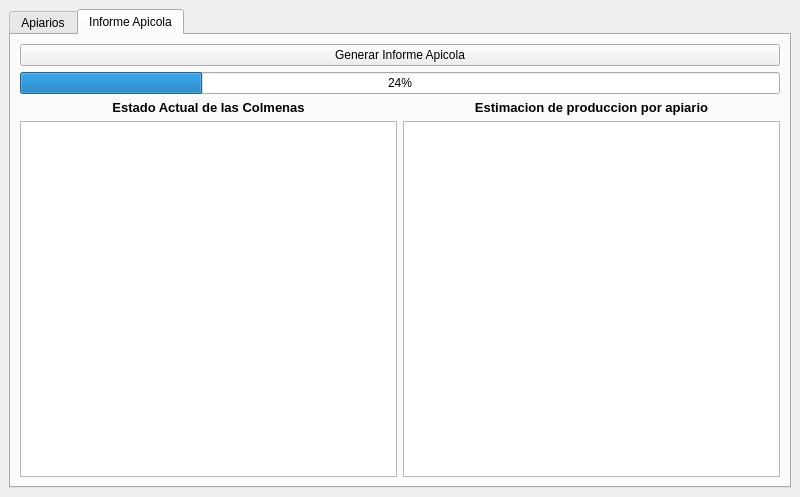
<?xml version="1.0" encoding="UTF-8"?>
<ui version="4.0">
 <class>MainWindow</class>
 <widget class="QMainWindow" name="MainWindow">
  <property name="geometry">
   <rect>
    <x>0</x>
    <y>0</y>
    <width>800</width>
    <height>497</height>
   </rect>
  </property>
  <property name="windowTitle">
   <string>MainWindow</string>
  </property>
  <widget class="QWidget" name="centralwidget">
   <layout class="QHBoxLayout" name="horizontalLayout">
    <item>
     <widget class="QTabWidget" name="tabWidget">
      <property name="currentIndex">
       <number>1</number>
      </property>
      <widget class="QWidget" name="tab">
       <attribute name="title">
        <string>Apiarios</string>
       </attribute>
       <layout class="QHBoxLayout" name="horizontalLayout_2">
        <item>
         <widget class="QTabWidget" name="tabWidget_2">
          <property name="currentIndex">
           <number>0</number>
          </property>
          <widget class="QWidget" name="tab_3">
           <attribute name="title">
            <string>Apiario 1</string>
           </attribute>
           <layout class="QHBoxLayout" name="horizontalLayout_3">
            <item>
             <widget class="QTabWidget" name="tabWidget_3">
              <property name="currentIndex">
               <number>0</number>
              </property>
              <widget class="QWidget" name="tab_5">
               <attribute name="title">
                <string>Colmena 1</string>
               </attribute>
               <layout class="QHBoxLayout" name="horizontalLayout_6">
                <item>
                 <layout class="QGridLayout" name="gridLayout">
                  <item row="6" column="4">
                   <widget class="QLineEdit" name="lineEdit_10"/>
                  </item>
                  <item row="6" column="3">
                   <widget class="QLabel" name="label_10">
                    <property name="text">
                     <string>Cual ?</string>
                    </property>
                   </widget>
                  </item>
                  <item row="3" column="3">
                   <widget class="QLabel" name="label_9">
                    <property name="text">
                     <string>Tiene alguna plaga ?</string>
                    </property>
                   </widget>
                  </item>
                  <item row="3" column="2">
                   <widget class="QLineEdit" name="lineEdit_4"/>
                  </item>
                  <item row="0" column="1">
                   <widget class="QLabel" name="label">
                    <property name="text">
                     <string>Peso Colmena</string>
                    </property>
                   </widget>
                  </item>
                  <item row="6" column="1">
                   <widget class="QLabel" name="label_5">
                    <property name="text">
                     <string>Cuadros con Cera</string>
                    </property>
                   </widget>
                  </item>
                  <item row="0" column="2">
                   <widget class="QLineEdit" name="lineEdit"/>
                  </item>
                  <item row="1" column="4">
                   <widget class="QLineEdit" name="lineEdit_7"/>
                  </item>
                  <item row="2" column="4">
                   <widget class="QLineEdit" name="lineEdit_8"/>
                  </item>
                  <item row="0" column="3">
                   <widget class="QLabel" name="label_6">
                    <property name="text">
                     <string>Edad Reina</string>
                    </property>
                   </widget>
                  </item>
                  <item row="6" column="2">
                   <widget class="QLineEdit" name="lineEdit_5"/>
                  </item>
                  <item row="0" column="4">
                   <widget class="QLineEdit" name="lineEdit_6"/>
                  </item>
                  <item row="1" column="3">
                   <widget class="QLabel" name="label_7">
                    <property name="text">
                     <string>Poblacion Obreras</string>
                    </property>
                   </widget>
                  </item>
                  <item row="1" column="1">
                   <widget class="QLabel" name="label_2">
                    <property name="text">
                     <string>N° Cuadros</string>
                    </property>
                   </widget>
                  </item>
                  <item row="1" column="2">
                   <widget class="QLineEdit" name="lineEdit_2"/>
                  </item>
                  <item row="2" column="1">
                   <widget class="QLabel" name="label_3">
                    <property name="text">
                     <string>Cuadro con Miel</string>
                    </property>
                   </widget>
                  </item>
                  <item row="2" column="3">
                   <widget class="QLabel" name="label_8">
                    <property name="text">
                     <string>Poblacon Zanganos</string>
                    </property>
                   </widget>
                  </item>
                  <item row="2" column="2">
                   <widget class="QLineEdit" name="lineEdit_3"/>
                  </item>
                  <item row="3" column="1">
                   <widget class="QLabel" name="label_4">
                    <property name="text">
                     <string>Cuadros con Cria </string>
                    </property>
                   </widget>
                  </item>
                  <item row="4" column="4">
                   <widget class="QRadioButton" name="radioButton_2">
                    <property name="text">
                     <string>No</string>
                    </property>
                   </widget>
                  </item>
                  <item row="3" column="4">
                   <widget class="QRadioButton" name="radioButton">
                    <property name="text">
                     <string>Si</string>
                    </property>
                   </widget>
                  </item>
                 </layout>
                </item>
               </layout>
              </widget>
              <widget class="QWidget" name="tab_6">
               <attribute name="title">
                <string>Colmena 2</string>
               </attribute>
              </widget>
             </widget>
            </item>
           </layout>
          </widget>
          <widget class="QWidget" name="tab_4">
           <attribute name="title">
            <string>Apiario 2</string>
           </attribute>
           <layout class="QHBoxLayout" name="horizontalLayout_4">
            <item>
             <widget class="QTabWidget" name="tabWidget_4">
              <property name="currentIndex">
               <number>1</number>
              </property>
              <widget class="QWidget" name="tab_7">
               <attribute name="title">
                <string>Colmena 1</string>
               </attribute>
              </widget>
              <widget class="QWidget" name="tab_8">
               <attribute name="title">
                <string>Colmena 2</string>
               </attribute>
              </widget>
             </widget>
            </item>
           </layout>
          </widget>
         </widget>
        </item>
       </layout>
      </widget>
      <widget class="QWidget" name="tab_2">
       <attribute name="title">
        <string>Informe Apicola</string>
       </attribute>
       <layout class="QVBoxLayout" name="verticalLayout_2">
        <item>
         <layout class="QVBoxLayout" name="verticalLayout">
          <item>
           <layout class="QHBoxLayout" name="horizontalLayout_9"/>
          </item>
          <item>
           <widget class="QPushButton" name="pushButton">
            <property name="text">
             <string>Generar Informe Apicola</string>
            </property>
           </widget>
          </item>
          <item>
           <widget class="QProgressBar" name="progressBar">
            <property name="value">
             <number>24</number>
            </property>
           </widget>
          </item>
          <item>
           <layout class="QHBoxLayout" name="horizontalLayout_8">
            <item>
             <layout class="QVBoxLayout" name="verticalLayout_6">
              <item>
               <widget class="QLabel" name="label_11">
                <property name="text">
                 <string>&lt;html&gt;&lt;head/&gt;&lt;body&gt;&lt;p align=&quot;center&quot;&gt;&lt;span style=&quot; font-size:10pt; font-weight:600;&quot;&gt;Estado Actual de las Colmenas&lt;/span&gt;&lt;/p&gt;&lt;/body&gt;&lt;/html&gt;</string>
                </property>
               </widget>
              </item>
              <item>
               <widget class="QTableWidget" name="tableWidget"/>
              </item>
             </layout>
            </item>
            <item>
             <layout class="QHBoxLayout" name="horizontalLayout_10">
              <item>
               <layout class="QVBoxLayout" name="verticalLayout_5">
                <item>
                 <widget class="QLabel" name="label_12">
                  <property name="text">
                   <string>&lt;html&gt;&lt;head/&gt;&lt;body&gt;&lt;p align=&quot;center&quot;&gt;&lt;span style=&quot; font-size:10pt; font-weight:600;&quot;&gt;Estimacion de produccion por apiario&lt;/span&gt;&lt;/p&gt;&lt;/body&gt;&lt;/html&gt;</string>
                  </property>
                 </widget>
                </item>
                <item>
                 <widget class="QTableWidget" name="tableWidget_2"/>
                </item>
               </layout>
              </item>
             </layout>
            </item>
           </layout>
          </item>
          <item>
           <layout class="QHBoxLayout" name="horizontalLayout_5"/>
          </item>
         </layout>
        </item>
       </layout>
      </widget>
     </widget>
    </item>
   </layout>
  </widget>
 </widget>
 <resources/>
 <connections/>
</ui>
